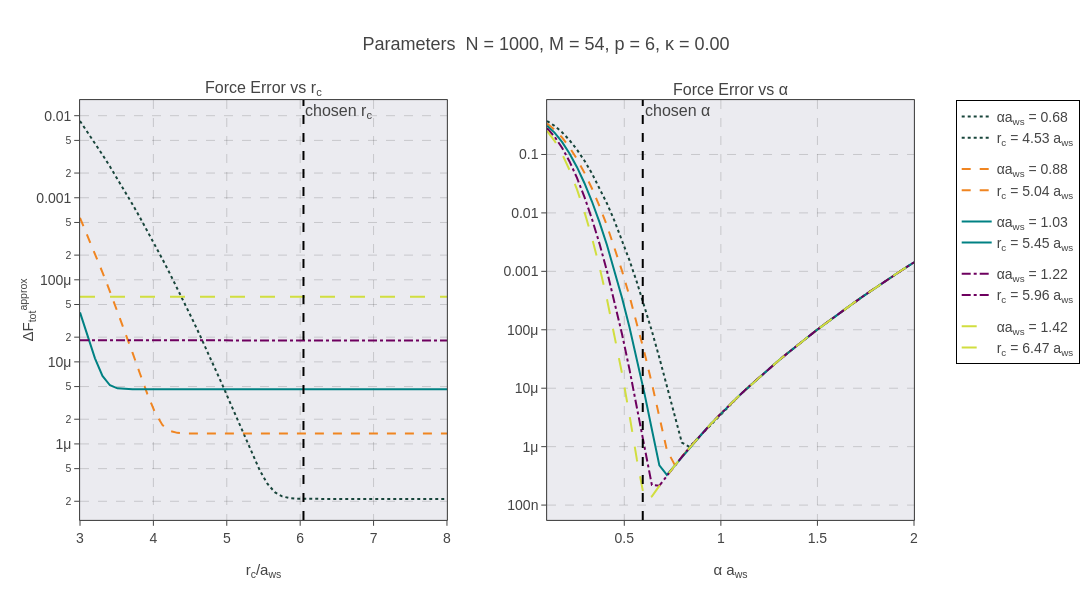

Notebook code for this chart:
### Code cell
fig = preproc.make_pppm_line_plot_interactive(total_force_error, rcuts, alphas, 
                                        preproc.potential.pppm_alpha_ewald * preproc.potential.a_ws,
                                        preproc.potential.rc / preproc.potential.a_ws, chosen_mesh=54 )
fig.show()
